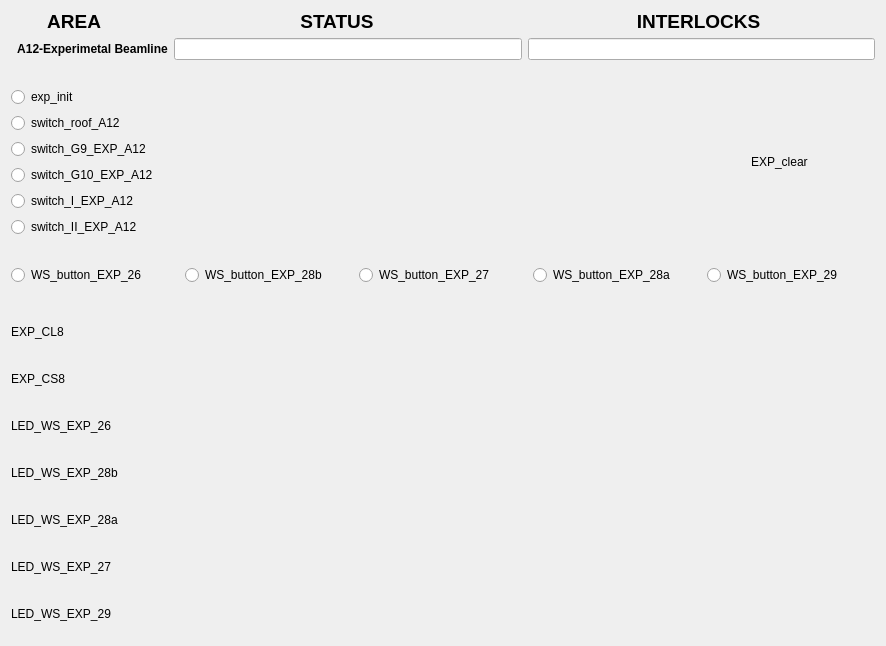
<?xml version="1.0" encoding="UTF-8"?>
<ui version="4.0">
 <class>Form</class>
 <widget class="QWidget" name="Form">
  <property name="geometry">
   <rect>
    <x>0</x>
    <y>0</y>
    <width>886</width>
    <height>646</height>
   </rect>
  </property>
  <property name="windowTitle">
   <string>Form</string>
  </property>
  <layout class="QVBoxLayout" name="verticalLayout_3">
   <item>
    <layout class="QVBoxLayout" name="verticalLayout">
     <item>
      <widget class="QLabel" name="label_4">
       <property name="maximumSize">
        <size>
         <width>16777215</width>
         <height>21</height>
        </size>
       </property>
       <property name="font">
        <font>
         <pointsize>14</pointsize>
         <weight>75</weight>
         <bold>true</bold>
        </font>
       </property>
       <property name="text">
        <string>       AREA                                      STATUS                                                  INTERLOCKS </string>
       </property>
      </widget>
     </item>
     <item>
      <layout class="QFormLayout" name="formLayout_2">
       <property name="fieldGrowthPolicy">
        <enum>QFormLayout::AllNonFixedFieldsGrow</enum>
       </property>
       <item row="0" column="0">
        <widget class="QLabel" name="label">
         <property name="font">
          <font>
           <weight>75</weight>
           <bold>true</bold>
          </font>
         </property>
         <property name="text">
          <string>  A12-Experimetal Beamline</string>
         </property>
        </widget>
       </item>
       <item row="0" column="1">
        <layout class="QHBoxLayout" name="horizontalLayout_3">
         <item>
          <widget class="QELineEdit" name="qelineedit_6">
           <property name="alignment">
            <set>Qt::AlignCenter</set>
           </property>
           <property name="variable" stdset="0">
            <string>VCS:EXP-CLR-STATS</string>
           </property>
          </widget>
         </item>
         <item>
          <widget class="QELineEdit" name="qelineedit_7">
           <property name="alignment">
            <set>Qt::AlignCenter</set>
           </property>
           <property name="variable" stdset="0">
            <string>VCS:EXP-INTLCK-STATS</string>
           </property>
          </widget>
         </item>
        </layout>
       </item>
      </layout>
     </item>
    </layout>
   </item>
   <item>
    <spacer name="verticalSpacer_3">
     <property name="orientation">
      <enum>Qt::Vertical</enum>
     </property>
     <property name="sizeHint" stdset="0">
      <size>
       <width>20</width>
       <height>40</height>
      </size>
     </property>
    </spacer>
   </item>
   <item>
    <layout class="QHBoxLayout" name="horizontalLayout_9">
     <item>
      <layout class="QVBoxLayout" name="verticalLayout_2">
       <item>
        <widget class="QERadioButton" name="qeradiobutton_6">
         <property name="text">
          <string>exp_init</string>
         </property>
         <property name="autoExclusive">
          <bool>false</bool>
         </property>
         <property name="variable" stdset="0">
          <string>VCS:EXP-INIT</string>
         </property>
         <property name="format" stdset="0">
          <enum>QERadioButton::LocalEnumeration</enum>
         </property>
         <property name="pressText">
          <string>0</string>
         </property>
         <property name="releaseText">
          <string>1</string>
         </property>
        </widget>
       </item>
       <item>
        <widget class="QERadioButton" name="qeradiobutton">
         <property name="text">
          <string>switch_roof_A12</string>
         </property>
         <property name="autoExclusive">
          <bool>false</bool>
         </property>
         <property name="variable" stdset="0">
          <string>VCS:SW-RF-A12</string>
         </property>
         <property name="format" stdset="0">
          <enum>QERadioButton::LocalEnumeration</enum>
         </property>
         <property name="pressText">
          <string>0</string>
         </property>
         <property name="releaseText">
          <string>1</string>
         </property>
        </widget>
       </item>
       <item>
        <widget class="QERadioButton" name="qeradiobutton_4">
         <property name="text">
          <string>switch_G9_EXP_A12</string>
         </property>
         <property name="autoExclusive">
          <bool>false</bool>
         </property>
         <property name="variable" stdset="0">
          <string>VCS:SW-G9-EXP-A12</string>
         </property>
         <property name="format" stdset="0">
          <enum>QERadioButton::Integer</enum>
         </property>
         <property name="pressText">
          <string>0</string>
         </property>
         <property name="releaseText">
          <string>1</string>
         </property>
        </widget>
       </item>
       <item>
        <widget class="QERadioButton" name="qeradiobutton_5">
         <property name="text">
          <string>switch_G10_EXP_A12</string>
         </property>
         <property name="autoExclusive">
          <bool>false</bool>
         </property>
         <property name="variable" stdset="0">
          <string>VCS:SW-G10-EXP-A12</string>
         </property>
         <property name="format" stdset="0">
          <enum>QERadioButton::Integer</enum>
         </property>
         <property name="pressText">
          <string>0</string>
         </property>
         <property name="releaseText">
          <string>1</string>
         </property>
        </widget>
       </item>
       <item>
        <widget class="QERadioButton" name="qeradiobutton_3">
         <property name="text">
          <string>switch_I_EXP_A12</string>
         </property>
         <property name="autoExclusive">
          <bool>false</bool>
         </property>
         <property name="variable" stdset="0">
          <string>VCS:SW-I-EXP-A12</string>
         </property>
         <property name="format" stdset="0">
          <enum>QERadioButton::Integer</enum>
         </property>
         <property name="pressText">
          <string>0</string>
         </property>
         <property name="releaseText">
          <string>1</string>
         </property>
        </widget>
       </item>
       <item>
        <widget class="QERadioButton" name="qeradiobutton_2">
         <property name="text">
          <string>switch_II_EXP_A12</string>
         </property>
         <property name="autoExclusive">
          <bool>false</bool>
         </property>
         <property name="variable" stdset="0">
          <string>VCS:SW-II-EXP-A12</string>
         </property>
         <property name="format" stdset="0">
          <enum>QERadioButton::Integer</enum>
         </property>
         <property name="pressText">
          <string>0</string>
         </property>
         <property name="releaseText">
          <string>1</string>
         </property>
        </widget>
       </item>
      </layout>
     </item>
     <item>
      <spacer name="horizontalSpacer">
       <property name="orientation">
        <enum>Qt::Horizontal</enum>
       </property>
       <property name="sizeHint" stdset="0">
        <size>
         <width>40</width>
         <height>20</height>
        </size>
       </property>
      </spacer>
     </item>
     <item>
      <layout class="QHBoxLayout" name="horizontalLayout_8">
       <item>
        <widget class="QLabel" name="label_9">
         <property name="maximumSize">
          <size>
           <width>16777215</width>
           <height>20</height>
          </size>
         </property>
         <property name="text">
          <string>EXP_clear</string>
         </property>
        </widget>
       </item>
       <item>
        <widget class="QEBitStatus" name="qebitstatus_3">
         <property name="minimumSize">
          <size>
           <width>61</width>
           <height>41</height>
          </size>
         </property>
         <property name="maximumSize">
          <size>
           <width>61</width>
           <height>41</height>
          </size>
         </property>
         <property name="numberOfBits">
          <number>1</number>
         </property>
         <property name="shape">
          <enum>QBitStatus::Circle</enum>
         </property>
         <property name="offColour">
          <color>
           <red>0</red>
           <green>77</green>
           <blue>0</blue>
          </color>
         </property>
         <property name="variable" stdset="0">
          <string>VCS:EXP-CLR</string>
         </property>
        </widget>
       </item>
      </layout>
     </item>
    </layout>
   </item>
   <item>
    <spacer name="verticalSpacer">
     <property name="orientation">
      <enum>Qt::Vertical</enum>
     </property>
     <property name="sizeHint" stdset="0">
      <size>
       <width>20</width>
       <height>40</height>
      </size>
     </property>
    </spacer>
   </item>
   <item>
    <layout class="QHBoxLayout" name="horizontalLayout_10">
     <item>
      <widget class="QERadioButton" name="qeradiobutton_7">
       <property name="text">
        <string>WS_button_EXP_26</string>
       </property>
       <property name="autoExclusive">
        <bool>false</bool>
       </property>
       <property name="variable" stdset="0">
        <string>VCS:WS-BUT-EXP-26</string>
       </property>
       <property name="format" stdset="0">
        <enum>QERadioButton::LocalEnumeration</enum>
       </property>
       <property name="pressText">
        <string>0</string>
       </property>
       <property name="releaseText">
        <string>1</string>
       </property>
      </widget>
     </item>
     <item>
      <widget class="QERadioButton" name="qeradiobutton_8">
       <property name="text">
        <string>WS_button_EXP_28b</string>
       </property>
       <property name="autoExclusive">
        <bool>false</bool>
       </property>
       <property name="variable" stdset="0">
        <string>VCS:WS-BUT-EXP-28b</string>
       </property>
       <property name="format" stdset="0">
        <enum>QERadioButton::LocalEnumeration</enum>
       </property>
       <property name="pressText">
        <string>0</string>
       </property>
       <property name="releaseText">
        <string>1</string>
       </property>
      </widget>
     </item>
     <item>
      <widget class="QERadioButton" name="qeradiobutton_11">
       <property name="text">
        <string>WS_button_EXP_27</string>
       </property>
       <property name="autoExclusive">
        <bool>false</bool>
       </property>
       <property name="variable" stdset="0">
        <string>VCS:WS-BUT-EXP-27</string>
       </property>
       <property name="format" stdset="0">
        <enum>QERadioButton::LocalEnumeration</enum>
       </property>
       <property name="pressText">
        <string>0</string>
       </property>
       <property name="releaseText">
        <string>1</string>
       </property>
      </widget>
     </item>
     <item>
      <widget class="QERadioButton" name="qeradiobutton_10">
       <property name="text">
        <string>WS_button_EXP_28a</string>
       </property>
       <property name="autoExclusive">
        <bool>false</bool>
       </property>
       <property name="variable" stdset="0">
        <string>VCS:WS-BUT-EXP-28a</string>
       </property>
       <property name="format" stdset="0">
        <enum>QERadioButton::LocalEnumeration</enum>
       </property>
       <property name="pressText">
        <string>0</string>
       </property>
       <property name="releaseText">
        <string>1</string>
       </property>
      </widget>
     </item>
     <item>
      <widget class="QERadioButton" name="qeradiobutton_9">
       <property name="text">
        <string>WS_button_EXP_29</string>
       </property>
       <property name="autoExclusive">
        <bool>false</bool>
       </property>
       <property name="variable" stdset="0">
        <string>VCS:WS-BUT-EXP-29</string>
       </property>
       <property name="format" stdset="0">
        <enum>QERadioButton::LocalEnumeration</enum>
       </property>
       <property name="pressText">
        <string>0</string>
       </property>
       <property name="releaseText">
        <string>1</string>
       </property>
      </widget>
     </item>
    </layout>
   </item>
   <item>
    <spacer name="verticalSpacer_2">
     <property name="orientation">
      <enum>Qt::Vertical</enum>
     </property>
     <property name="sizeHint" stdset="0">
      <size>
       <width>20</width>
       <height>40</height>
      </size>
     </property>
    </spacer>
   </item>
   <item>
    <layout class="QHBoxLayout" name="horizontalLayout_4">
     <item>
      <widget class="QLabel" name="label_5">
       <property name="maximumSize">
        <size>
         <width>16777215</width>
         <height>20</height>
        </size>
       </property>
       <property name="text">
        <string>EXP_CL8</string>
       </property>
      </widget>
     </item>
     <item>
      <widget class="QEBitStatus" name="qebitstatus">
       <property name="minimumSize">
        <size>
         <width>61</width>
         <height>41</height>
        </size>
       </property>
       <property name="maximumSize">
        <size>
         <width>61</width>
         <height>41</height>
        </size>
       </property>
       <property name="numberOfBits">
        <number>1</number>
       </property>
       <property name="shape">
        <enum>QBitStatus::Circle</enum>
       </property>
       <property name="offColour">
        <color>
         <red>0</red>
         <green>66</green>
         <blue>0</blue>
        </color>
       </property>
       <property name="variable" stdset="0">
        <string>VCS:CL8-EXP</string>
       </property>
       <property name="displayAlarmStateOption" stdset="0">
        <enum>QEBitStatus::Never</enum>
       </property>
      </widget>
     </item>
    </layout>
   </item>
   <item>
    <layout class="QHBoxLayout" name="horizontalLayout_5">
     <item>
      <widget class="QLabel" name="label_6">
       <property name="maximumSize">
        <size>
         <width>16777215</width>
         <height>20</height>
        </size>
       </property>
       <property name="text">
        <string>EXP_CS8</string>
       </property>
      </widget>
     </item>
     <item>
      <widget class="QEBitStatus" name="qebitstatus_2">
       <property name="minimumSize">
        <size>
         <width>61</width>
         <height>41</height>
        </size>
       </property>
       <property name="maximumSize">
        <size>
         <width>61</width>
         <height>41</height>
        </size>
       </property>
       <property name="numberOfBits">
        <number>1</number>
       </property>
       <property name="shape">
        <enum>QBitStatus::Circle</enum>
       </property>
       <property name="offColour">
        <color>
         <red>0</red>
         <green>71</green>
         <blue>0</blue>
        </color>
       </property>
       <property name="variable" stdset="0">
        <string>VCS:CS8-EXP</string>
       </property>
      </widget>
     </item>
    </layout>
   </item>
   <item>
    <layout class="QHBoxLayout" name="horizontalLayout_6">
     <item>
      <widget class="QLabel" name="label_7">
       <property name="maximumSize">
        <size>
         <width>16777215</width>
         <height>20</height>
        </size>
       </property>
       <property name="text">
        <string>LED_WS_EXP_26</string>
       </property>
      </widget>
     </item>
     <item>
      <widget class="QEBitStatus" name="qebitstatus_4">
       <property name="minimumSize">
        <size>
         <width>61</width>
         <height>41</height>
        </size>
       </property>
       <property name="maximumSize">
        <size>
         <width>61</width>
         <height>41</height>
        </size>
       </property>
       <property name="numberOfBits">
        <number>1</number>
       </property>
       <property name="shape">
        <enum>QBitStatus::Circle</enum>
       </property>
       <property name="offColour">
        <color>
         <red>0</red>
         <green>70</green>
         <blue>0</blue>
        </color>
       </property>
       <property name="variable" stdset="0">
        <string>VCS:LED-WS-EXP-26</string>
       </property>
       <property name="variableSubstitutions" stdset="0">
        <string/>
       </property>
      </widget>
     </item>
    </layout>
   </item>
   <item>
    <layout class="QHBoxLayout" name="horizontalLayout_12">
     <item>
      <widget class="QLabel" name="label_11">
       <property name="maximumSize">
        <size>
         <width>16777215</width>
         <height>20</height>
        </size>
       </property>
       <property name="text">
        <string>LED_WS_EXP_28b</string>
       </property>
      </widget>
     </item>
     <item>
      <widget class="QEBitStatus" name="qebitstatus_7">
       <property name="minimumSize">
        <size>
         <width>61</width>
         <height>41</height>
        </size>
       </property>
       <property name="maximumSize">
        <size>
         <width>61</width>
         <height>41</height>
        </size>
       </property>
       <property name="numberOfBits">
        <number>1</number>
       </property>
       <property name="shape">
        <enum>QBitStatus::Circle</enum>
       </property>
       <property name="offColour">
        <color>
         <red>0</red>
         <green>76</green>
         <blue>0</blue>
        </color>
       </property>
       <property name="variable" stdset="0">
        <string>VCS:LED-WS-EXP-28b</string>
       </property>
      </widget>
     </item>
    </layout>
   </item>
   <item>
    <layout class="QHBoxLayout" name="horizontalLayout_11">
     <item>
      <widget class="QLabel" name="label_10">
       <property name="maximumSize">
        <size>
         <width>16777215</width>
         <height>20</height>
        </size>
       </property>
       <property name="text">
        <string>LED_WS_EXP_28a</string>
       </property>
      </widget>
     </item>
     <item>
      <widget class="QEBitStatus" name="qebitstatus_6">
       <property name="minimumSize">
        <size>
         <width>61</width>
         <height>41</height>
        </size>
       </property>
       <property name="maximumSize">
        <size>
         <width>61</width>
         <height>41</height>
        </size>
       </property>
       <property name="numberOfBits">
        <number>1</number>
       </property>
       <property name="shape">
        <enum>QBitStatus::Circle</enum>
       </property>
       <property name="offColour">
        <color>
         <red>0</red>
         <green>76</green>
         <blue>0</blue>
        </color>
       </property>
       <property name="variable" stdset="0">
        <string>VCS:LED-WS-EXP-28a</string>
       </property>
      </widget>
     </item>
    </layout>
   </item>
   <item>
    <layout class="QHBoxLayout" name="horizontalLayout_7">
     <item>
      <widget class="QLabel" name="label_8">
       <property name="maximumSize">
        <size>
         <width>16777215</width>
         <height>20</height>
        </size>
       </property>
       <property name="text">
        <string>LED_WS_EXP_27</string>
       </property>
      </widget>
     </item>
     <item>
      <widget class="QEBitStatus" name="qebitstatus_5">
       <property name="minimumSize">
        <size>
         <width>61</width>
         <height>41</height>
        </size>
       </property>
       <property name="maximumSize">
        <size>
         <width>61</width>
         <height>41</height>
        </size>
       </property>
       <property name="numberOfBits">
        <number>1</number>
       </property>
       <property name="shape">
        <enum>QBitStatus::Circle</enum>
       </property>
       <property name="offColour">
        <color>
         <red>0</red>
         <green>76</green>
         <blue>0</blue>
        </color>
       </property>
       <property name="variable" stdset="0">
        <string>VCS:LED-WS-EXP-27</string>
       </property>
      </widget>
     </item>
    </layout>
   </item>
   <item>
    <layout class="QHBoxLayout" name="horizontalLayout_13">
     <item>
      <widget class="QLabel" name="label_12">
       <property name="maximumSize">
        <size>
         <width>16777215</width>
         <height>20</height>
        </size>
       </property>
       <property name="text">
        <string>LED_WS_EXP_29</string>
       </property>
      </widget>
     </item>
     <item>
      <widget class="QEBitStatus" name="qebitstatus_8">
       <property name="minimumSize">
        <size>
         <width>61</width>
         <height>41</height>
        </size>
       </property>
       <property name="maximumSize">
        <size>
         <width>61</width>
         <height>41</height>
        </size>
       </property>
       <property name="numberOfBits">
        <number>1</number>
       </property>
       <property name="shape">
        <enum>QBitStatus::Circle</enum>
       </property>
       <property name="offColour">
        <color>
         <red>0</red>
         <green>76</green>
         <blue>0</blue>
        </color>
       </property>
       <property name="variable" stdset="0">
        <string>VCS:LED-WS-EXP-29</string>
       </property>
      </widget>
     </item>
    </layout>
   </item>
  </layout>
 </widget>
 <customwidgets>
  <customwidget>
   <class>QEBitStatus</class>
   <extends>QBitStatus</extends>
   <header>QEBitStatus.h</header>
  </customwidget>
  <customwidget>
   <class>QELineEdit</class>
   <extends>QLineEdit</extends>
   <header>QELineEdit.h</header>
  </customwidget>
  <customwidget>
   <class>QERadioButton</class>
   <extends>QRadioButton</extends>
   <header>QERadioButton.h</header>
  </customwidget>
  <customwidget>
   <class>QBitStatus</class>
   <extends>QWidget</extends>
   <header>QBitStatus.h</header>
  </customwidget>
 </customwidgets>
 <resources/>
 <connections/>
</ui>
